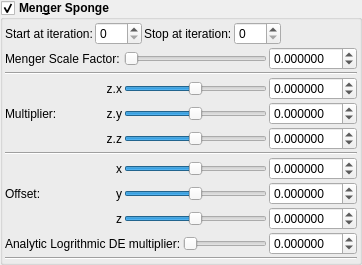
    <widget class="MyGroupBox" name="groupCheck_transf_function_enabled">
     <property name="font">
      <font>
       <weight>75</weight>
       <bold>true</bold>
      </font>
     </property>
     <property name="toolTip">
      <string/>
     </property>
     <property name="title">
      <string>Men&amp;ger Sponge</string>
     </property>
     <property name="checkable">
      <bool>true</bool>
     </property>
     <layout class="QVBoxLayout" name="verticalLayout_30" stretch="0,0,0">
      <property name="spacing">
       <number>2</number>
      </property>
      <property name="leftMargin">
       <number>2</number>
      </property>
      <property name="topMargin">
       <number>2</number>
      </property>
      <property name="rightMargin">
       <number>2</number>
      </property>
      <property name="bottomMargin">
       <number>2</number>
      </property>
      <item>
       <layout class="QGridLayout" name="gridLayout_14">
        <item row="0" column="3">
         <widget class="MySpinBox" name="spinboxInt_transf_stop_iterations_M">
          <property name="sizePolicy">
           <sizepolicy hsizetype="Minimum" vsizetype="Maximum">
            <horstretch>0</horstretch>
            <verstretch>0</verstretch>
           </sizepolicy>
          </property>
          <property name="font">
           <font>
            <weight>50</weight>
            <bold>false</bold>
           </font>
          </property>
          <property name="maximum">
           <number>250</number>
          </property>
         </widget>
        </item>
        <item row="0" column="2">
         <widget class="QLabel" name="label_252">
          <property name="font">
           <font>
            <weight>50</weight>
            <bold>false</bold>
           </font>
          </property>
          <property name="text">
           <string>Stop at iteration:</string>
          </property>
         </widget>
        </item>
        <item row="0" column="4">
         <spacer name="horizontalSpacer_2">
          <property name="orientation">
           <enum>Qt::Horizontal</enum>
          </property>
          <property name="sizeHint" stdset="0">
           <size>
            <width>40</width>
            <height>2</height>
           </size>
          </property>
         </spacer>
        </item>
        <item row="0" column="1">
         <widget class="MySpinBox" name="spinboxInt_transf_start_iterations_M">
          <property name="sizePolicy">
           <sizepolicy hsizetype="Minimum" vsizetype="Maximum">
            <horstretch>0</horstretch>
            <verstretch>0</verstretch>
           </sizepolicy>
          </property>
          <property name="font">
           <font>
            <weight>50</weight>
            <bold>false</bold>
           </font>
          </property>
          <property name="maximum">
           <number>250</number>
          </property>
         </widget>
        </item>
        <item row="0" column="0">
         <widget class="QLabel" name="label_67">
          <property name="font">
           <font>
            <weight>50</weight>
            <bold>false</bold>
           </font>
          </property>
          <property name="text">
           <string>Start at iteration:</string>
          </property>
         </widget>
        </item>
       </layout>
      </item>
      <item>
       <layout class="QGridLayout" name="gridLayout_64">
        <property name="spacing">
         <number>2</number>
        </property>
        <item row="9" column="5">
         <widget class="MyDoubleSpinBox" name="spinbox_transf_scaleA_1">
          <property name="sizePolicy">
           <sizepolicy hsizetype="Minimum" vsizetype="Maximum">
            <horstretch>0</horstretch>
            <verstretch>0</verstretch>
           </sizepolicy>
          </property>
          <property name="font">
           <font>
            <weight>50</weight>
            <bold>false</bold>
           </font>
          </property>
          <property name="prefix">
           <string/>
          </property>
          <property name="suffix">
           <string/>
          </property>
          <property name="decimals">
           <number>6</number>
          </property>
          <property name="minimum">
           <double>-99.989999999999995</double>
          </property>
          <property name="maximum">
           <double>99.989999999999995</double>
          </property>
          <property name="singleStep">
           <double>0.100000000000000</double>
          </property>
         </widget>
        </item>
        <item row="4" column="5">
         <widget class="MyDoubleSpinBox" name="spinbox3_transf_constant_multiplierA_111_z">
          <property name="sizePolicy">
           <sizepolicy hsizetype="Minimum" vsizetype="Maximum">
            <horstretch>0</horstretch>
            <verstretch>0</verstretch>
           </sizepolicy>
          </property>
          <property name="font">
           <font>
            <weight>50</weight>
            <bold>false</bold>
           </font>
          </property>
          <property name="prefix">
           <string/>
          </property>
          <property name="suffix">
           <string/>
          </property>
          <property name="decimals">
           <number>6</number>
          </property>
          <property name="minimum">
           <double>-99.989999999999995</double>
          </property>
          <property name="maximum">
           <double>99.989999999999995</double>
          </property>
          <property name="singleStep">
           <double>0.100000000000000</double>
          </property>
         </widget>
        </item>
        <item row="2" column="1" rowspan="3">
         <widget class="QLabel" name="label_91">
          <property name="font">
           <font>
            <weight>50</weight>
            <bold>false</bold>
           </font>
          </property>
          <property name="text">
           <string>Multiplier:</string>
          </property>
         </widget>
        </item>
        <item row="6" column="2">
         <widget class="QLabel" name="label_120">
          <property name="font">
           <font>
            <weight>50</weight>
            <bold>false</bold>
           </font>
          </property>
          <property name="text">
           <string notr="true">x</string>
          </property>
          <property name="alignment">
           <set>Qt::AlignRight|Qt::AlignTrailing|Qt::AlignVCenter</set>
          </property>
         </widget>
        </item>
        <item row="1" column="1" colspan="5">
         <widget class="Line" name="line_57">
          <property name="orientation">
           <enum>Qt::Horizontal</enum>
          </property>
         </widget>
        </item>
        <item row="3" column="5">
         <widget class="MyDoubleSpinBox" name="spinbox3_transf_constant_multiplierA_111_y">
          <property name="sizePolicy">
           <sizepolicy hsizetype="Minimum" vsizetype="Maximum">
            <horstretch>0</horstretch>
            <verstretch>0</verstretch>
           </sizepolicy>
          </property>
          <property name="font">
           <font>
            <weight>50</weight>
            <bold>false</bold>
           </font>
          </property>
          <property name="prefix">
           <string/>
          </property>
          <property name="suffix">
           <string/>
          </property>
          <property name="decimals">
           <number>6</number>
          </property>
          <property name="minimum">
           <double>-99.989999999999995</double>
          </property>
          <property name="maximum">
           <double>99.989999999999995</double>
          </property>
          <property name="singleStep">
           <double>0.100000000000000</double>
          </property>
         </widget>
        </item>
        <item row="5" column="1" colspan="5">
         <widget class="Line" name="line_56">
          <property name="orientation">
           <enum>Qt::Horizontal</enum>
          </property>
         </widget>
        </item>
        <item row="2" column="2">
         <widget class="QLabel" name="label_93">
          <property name="font">
           <font>
            <weight>50</weight>
            <bold>false</bold>
           </font>
          </property>
          <property name="text">
           <string notr="true">z.x</string>
          </property>
          <property name="alignment">
           <set>Qt::AlignRight|Qt::AlignTrailing|Qt::AlignVCenter</set>
          </property>
          <property name="wordWrap">
           <bool>true</bool>
          </property>
         </widget>
        </item>
        <item row="7" column="2">
         <widget class="QLabel" name="label_121">
          <property name="font">
           <font>
            <weight>50</weight>
            <bold>false</bold>
           </font>
          </property>
          <property name="text">
           <string notr="true">y</string>
          </property>
          <property name="alignment">
           <set>Qt::AlignRight|Qt::AlignTrailing|Qt::AlignVCenter</set>
          </property>
         </widget>
        </item>
        <item row="8" column="5">
         <widget class="MyDoubleSpinBox" name="spinbox3_transf_addition_constantA_000_z">
          <property name="sizePolicy">
           <sizepolicy hsizetype="Minimum" vsizetype="Maximum">
            <horstretch>0</horstretch>
            <verstretch>0</verstretch>
           </sizepolicy>
          </property>
          <property name="font">
           <font>
            <weight>50</weight>
            <bold>false</bold>
           </font>
          </property>
          <property name="prefix">
           <string/>
          </property>
          <property name="suffix">
           <string/>
          </property>
          <property name="decimals">
           <number>6</number>
          </property>
          <property name="minimum">
           <double>-99.989999999999995</double>
          </property>
          <property name="maximum">
           <double>99.989999999999995</double>
          </property>
          <property name="singleStep">
           <double>0.100000000000000</double>
          </property>
         </widget>
        </item>
        <item row="6" column="5">
         <widget class="MyDoubleSpinBox" name="spinbox3_transf_addition_constantA_000_x">
          <property name="sizePolicy">
           <sizepolicy hsizetype="Minimum" vsizetype="Maximum">
            <horstretch>0</horstretch>
            <verstretch>0</verstretch>
           </sizepolicy>
          </property>
          <property name="font">
           <font>
            <weight>50</weight>
            <bold>false</bold>
           </font>
          </property>
          <property name="prefix">
           <string/>
          </property>
          <property name="suffix">
           <string/>
          </property>
          <property name="decimals">
           <number>6</number>
          </property>
          <property name="minimum">
           <double>-99.989999999999995</double>
          </property>
          <property name="maximum">
           <double>99.989999999999995</double>
          </property>
          <property name="singleStep">
           <double>0.100000000000000</double>
          </property>
         </widget>
        </item>
        <item row="7" column="5">
         <widget class="MyDoubleSpinBox" name="spinbox3_transf_addition_constantA_000_y">
          <property name="sizePolicy">
           <sizepolicy hsizetype="Minimum" vsizetype="Maximum">
            <horstretch>0</horstretch>
            <verstretch>0</verstretch>
           </sizepolicy>
          </property>
          <property name="font">
           <font>
            <weight>50</weight>
            <bold>false</bold>
           </font>
          </property>
          <property name="prefix">
           <string/>
          </property>
          <property name="suffix">
           <string/>
          </property>
          <property name="decimals">
           <number>6</number>
          </property>
          <property name="minimum">
           <double>-99.989999999999995</double>
          </property>
          <property name="maximum">
           <double>99.989999999999995</double>
          </property>
          <property name="singleStep">
           <double>0.100000000000000</double>
          </property>
         </widget>
        </item>
        <item row="8" column="2">
         <widget class="QLabel" name="label_122">
          <property name="font">
           <font>
            <weight>50</weight>
            <bold>false</bold>
           </font>
          </property>
          <property name="text">
           <string notr="true">z</string>
          </property>
          <property name="alignment">
           <set>Qt::AlignRight|Qt::AlignTrailing|Qt::AlignVCenter</set>
          </property>
         </widget>
        </item>
        <item row="0" column="1" colspan="2">
         <widget class="QLabel" name="label_64">
          <property name="font">
           <font>
            <weight>50</weight>
            <bold>false</bold>
           </font>
          </property>
          <property name="text">
           <string>Menger Scale Factor:</string>
          </property>
         </widget>
        </item>
        <item row="0" column="5">
         <widget class="MyDoubleSpinBox" name="spinbox_transf_scale_3">
          <property name="sizePolicy">
           <sizepolicy hsizetype="Minimum" vsizetype="Maximum">
            <horstretch>0</horstretch>
            <verstretch>0</verstretch>
           </sizepolicy>
          </property>
          <property name="font">
           <font>
            <weight>50</weight>
            <bold>false</bold>
           </font>
          </property>
          <property name="prefix">
           <string/>
          </property>
          <property name="suffix">
           <string/>
          </property>
          <property name="decimals">
           <number>6</number>
          </property>
          <property name="minimum">
           <double>-99.989999999999995</double>
          </property>
          <property name="maximum">
           <double>99.989999999999995</double>
          </property>
          <property name="singleStep">
           <double>0.100000000000000</double>
          </property>
         </widget>
        </item>
        <item row="4" column="2">
         <widget class="QLabel" name="label_98">
          <property name="font">
           <font>
            <weight>50</weight>
            <bold>false</bold>
           </font>
          </property>
          <property name="text">
           <string notr="true">z.z</string>
          </property>
          <property name="alignment">
           <set>Qt::AlignRight|Qt::AlignTrailing|Qt::AlignVCenter</set>
          </property>
         </widget>
        </item>
        <item row="2" column="5">
         <widget class="MyDoubleSpinBox" name="spinbox3_transf_constant_multiplierA_111_x">
          <property name="sizePolicy">
           <sizepolicy hsizetype="Minimum" vsizetype="Maximum">
            <horstretch>0</horstretch>
            <verstretch>0</verstretch>
           </sizepolicy>
          </property>
          <property name="font">
           <font>
            <weight>50</weight>
            <bold>false</bold>
           </font>
          </property>
          <property name="prefix">
           <string/>
          </property>
          <property name="suffix">
           <string/>
          </property>
          <property name="decimals">
           <number>6</number>
          </property>
          <property name="minimum">
           <double>-99.989999999999995</double>
          </property>
          <property name="maximum">
           <double>99.989999999999995</double>
          </property>
          <property name="singleStep">
           <double>0.100000000000000</double>
          </property>
         </widget>
        </item>
        <item row="9" column="1" colspan="3">
         <widget class="QLabel" name="label_176">
          <property name="font">
           <font>
            <weight>50</weight>
            <bold>false</bold>
           </font>
          </property>
          <property name="text">
           <string>Analytic Logrithmic DE multiplier:</string>
          </property>
         </widget>
        </item>
        <item row="6" column="1" rowspan="3">
         <widget class="QLabel" name="label_255">
          <property name="font">
           <font>
            <weight>50</weight>
            <bold>false</bold>
           </font>
          </property>
          <property name="text">
           <string>Offset:</string>
          </property>
         </widget>
        </item>
        <item row="3" column="2">
         <widget class="QLabel" name="label_90">
          <property name="font">
           <font>
            <weight>50</weight>
            <bold>false</bold>
           </font>
          </property>
          <property name="text">
           <string notr="true">z.y</string>
          </property>
          <property name="alignment">
           <set>Qt::AlignRight|Qt::AlignTrailing|Qt::AlignVCenter</set>
          </property>
         </widget>
        </item>
        <item row="9" column="4">
         <widget class="QSlider" name="slider_transf_scaleA_1">
          <property name="sizePolicy">
           <sizepolicy hsizetype="Expanding" vsizetype="Maximum">
            <horstretch>0</horstretch>
            <verstretch>0</verstretch>
           </sizepolicy>
          </property>
          <property name="minimum">
           <number>0</number>
          </property>
          <property name="maximum">
           <number>2000000</number>
          </property>
          <property name="value">
           <number>0</number>
          </property>
          <property name="sliderPosition">
           <number>0</number>
          </property>
          <property name="orientation">
           <enum>Qt::Horizontal</enum>
          </property>
         </widget>
        </item>
        <item row="0" column="3" colspan="2">
         <widget class="QSlider" name="slider_transf_scale_3">
          <property name="sizePolicy">
           <sizepolicy hsizetype="Preferred" vsizetype="Preferred">
            <horstretch>0</horstretch>
            <verstretch>0</verstretch>
           </sizepolicy>
          </property>
          <property name="minimum">
           <number>0</number>
          </property>
          <property name="maximum">
           <number>10000000</number>
          </property>
          <property name="singleStep">
           <number>1</number>
          </property>
          <property name="orientation">
           <enum>Qt::Horizontal</enum>
          </property>
         </widget>
        </item>
        <item row="2" column="3" colspan="2">
         <widget class="QSlider" name="slider3_transf_constant_multiplierA_111_x">
          <property name="sizePolicy">
           <sizepolicy hsizetype="Preferred" vsizetype="Preferred">
            <horstretch>0</horstretch>
            <verstretch>0</verstretch>
           </sizepolicy>
          </property>
          <property name="minimum">
           <number>-5000000</number>
          </property>
          <property name="maximum">
           <number>5000000</number>
          </property>
          <property name="singleStep">
           <number>1</number>
          </property>
          <property name="orientation">
           <enum>Qt::Horizontal</enum>
          </property>
         </widget>
        </item>
        <item row="3" column="3" colspan="2">
         <widget class="QSlider" name="slider3_transf_constant_multiplierA_111_y">
          <property name="sizePolicy">
           <sizepolicy hsizetype="Expanding" vsizetype="Maximum">
            <horstretch>0</horstretch>
            <verstretch>0</verstretch>
           </sizepolicy>
          </property>
          <property name="minimum">
           <number>-5000000</number>
          </property>
          <property name="maximum">
           <number>5000000</number>
          </property>
          <property name="singleStep">
           <number>1</number>
          </property>
          <property name="orientation">
           <enum>Qt::Horizontal</enum>
          </property>
         </widget>
        </item>
        <item row="4" column="3" colspan="2">
         <widget class="QSlider" name="slider3_transf_constant_multiplierA_111_z">
          <property name="sizePolicy">
           <sizepolicy hsizetype="Expanding" vsizetype="Maximum">
            <horstretch>0</horstretch>
            <verstretch>0</verstretch>
           </sizepolicy>
          </property>
          <property name="minimum">
           <number>-5000000</number>
          </property>
          <property name="maximum">
           <number>5000000</number>
          </property>
          <property name="singleStep">
           <number>1</number>
          </property>
          <property name="orientation">
           <enum>Qt::Horizontal</enum>
          </property>
         </widget>
        </item>
        <item row="6" column="3" colspan="2">
         <widget class="QSlider" name="slider3_transf_addition_constantA_000_x">
          <property name="sizePolicy">
           <sizepolicy hsizetype="Preferred" vsizetype="Preferred">
            <horstretch>0</horstretch>
            <verstretch>0</verstretch>
           </sizepolicy>
          </property>
          <property name="minimum">
           <number>-5000000</number>
          </property>
          <property name="maximum">
           <number>5000000</number>
          </property>
          <property name="singleStep">
           <number>1</number>
          </property>
          <property name="orientation">
           <enum>Qt::Horizontal</enum>
          </property>
         </widget>
        </item>
        <item row="7" column="3" colspan="2">
         <widget class="QSlider" name="slider3_transf_addition_constantA_000_y">
          <property name="sizePolicy">
           <sizepolicy hsizetype="Expanding" vsizetype="Maximum">
            <horstretch>0</horstretch>
            <verstretch>0</verstretch>
           </sizepolicy>
          </property>
          <property name="minimum">
           <number>-5000000</number>
          </property>
          <property name="maximum">
           <number>5000000</number>
          </property>
          <property name="singleStep">
           <number>1</number>
          </property>
          <property name="orientation">
           <enum>Qt::Horizontal</enum>
          </property>
         </widget>
        </item>
        <item row="8" column="3" colspan="2">
         <widget class="QSlider" name="slider3_transf_addition_constantA_000_z">
          <property name="sizePolicy">
           <sizepolicy hsizetype="Expanding" vsizetype="Maximum">
            <horstretch>0</horstretch>
            <verstretch>0</verstretch>
           </sizepolicy>
          </property>
          <property name="minimum">
           <number>-5000000</number>
          </property>
          <property name="maximum">
           <number>5000000</number>
          </property>
          <property name="singleStep">
           <number>1</number>
          </property>
          <property name="orientation">
           <enum>Qt::Horizontal</enum>
          </property>
         </widget>
        </item>
       </layout>
      </item>
      <item>
       <widget class="Line" name="line_5">
        <property name="orientation">
         <enum>Qt::Horizontal</enum>
        </property>
       </widget>
      </item>
     </layout>
    </widget>
